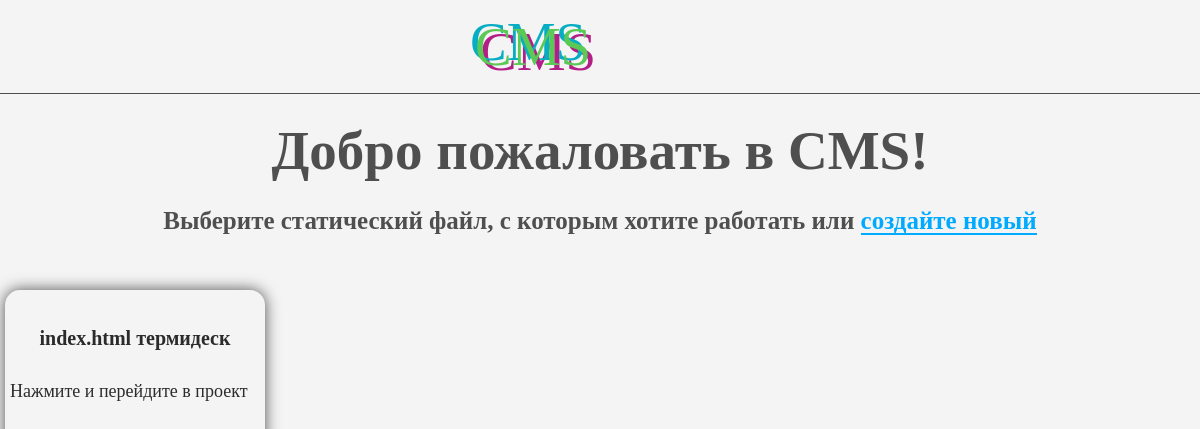
Before: / with the older database file.
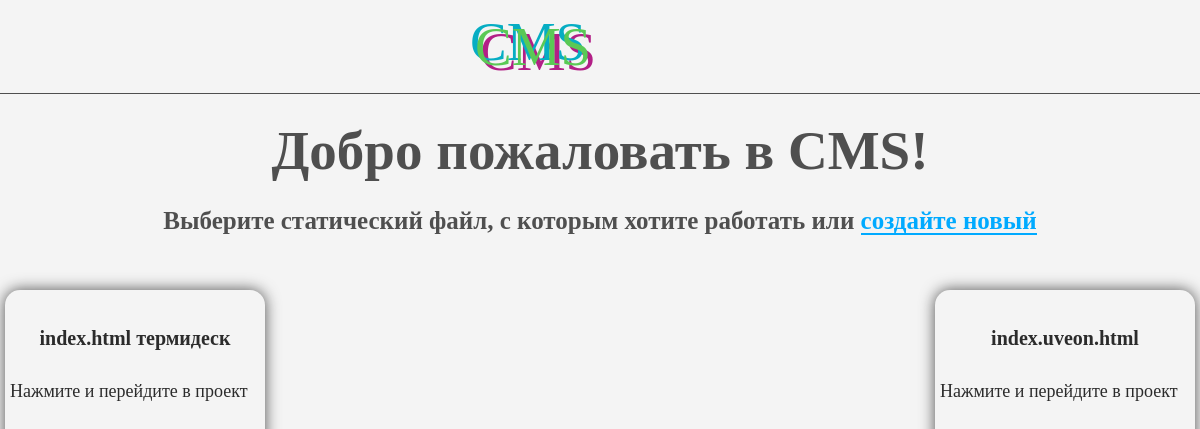
After: the same page with the newer database file.
### backend/models.py (models this page shows)
class HTMLTemplate(models.Model):
    name = models.CharField(max_length=400)
    use_name = models.CharField(max_length=500)
    header = models.TextField(null=True)
    body_numbers = models.CharField(max_length=1000)

### backend/views.py (the view)
# urls.py: path('', views.index),
def index(request):
    htmles = return_all_html()
    return render(request, 'index.html', {'htmles': htmles})

### backend/services.py (called while the page is built)
def return_all_html():
    htmle = HTMLTemplate.objects.all()
    return htmle

### templates/index.html (shortened to what this page needs)
<!DOCTYPE html>
{% load static %}
<html lang="en">
<head>
    <link rel="stylesheet" href='{% static "css/main.css" %}' type="text/css">
</head>
<body class="main">
    <header>
        <div class="header_block"><span>CMS</span></div>
    </header>
    <section class="all_body">
        <h1>Добро пожаловать в CMS!</h1>
        <h3>Выберите статический файл, с которым хотите работать или <a href="/htmles/create">создайте новый</a></h3>
        <div class="all_body_static_files">
            {% if htmles.count > 0 %}
                {% for htmle in htmles %}
                    <a href="/htmles/{{ htmle.id }}" class="project">
                        <h2 class="project_title">{{ htmle.name }}</h2>
                        <span class="project_descr">Нажмите и перейдите в проект</span>
                    </a>
                {% endfor %}
            {% endif %}
        </div>
    </section>
</body>
</html>

### static/css/main.css (style rules this page uses)
body { background-color: #f4f4f4; margin: 0; padding: 0; }
.main header { width: 100%; padding: 5px 0; border-bottom: 1px solid #4f4f4f; }
.main header .header_block { max-width: 250px; width: 100%; margin: 10px auto; }
.main header .header_block span { display: block; font-size: 55px; color: #5ac955; text-shadow: -5px -5px 0 #06adc3, 5px 5px 0 #b21f86; }
.main .all_body { max-width: 1200px; width: 100%; margin: 0 auto; }
.main .all_body h1 { display: block; width: fit-content; margin: 25px auto; font-size: 55px; color: #4f4f4f; }
.main .all_body h3 { display: block; width: fit-content; margin: 20px auto; font-size: 25px; color: #4f4f4f; }
.main .all_body h3 a { color: #00aaff; text-decoration: none; border-bottom: 1px solid #00aaff; box-shadow: inset 0 -1px 0 0 #00aaff; -webkit-box-shadow: inset 0 -1px 0 0 #00aaff; -moz-box-shadow: inset 0 -1px 0 0 #00aaff; }
.main .all_body .all_body_static_files { margin-top: 50px; display: flex; flex-wrap: wrap; justify-content: space-between; }
.main .all_body .all_body_static_files .project { border-radius: 15px; display: block; margin: 5px; width: 250px; height: 350px; box-shadow: 0 0 15px #4f4f4f; padding: 5px; transition: all 0.3s ease-in-out; text-decoration: none; }
.main .all_body .all_body_static_files .project .project_title { color: #2b2b2b; font-size: 20px; text-align: center; padding-top: 15px; padding-bottom: 15px; }
.main .all_body .all_body_static_files .project .project_descr { color: #2b2b2b; font-size: 18px; padding-bottom: 15px; }

Changed rows visible on the page:
added HTMLTemplate: name "index.uveon.html"
